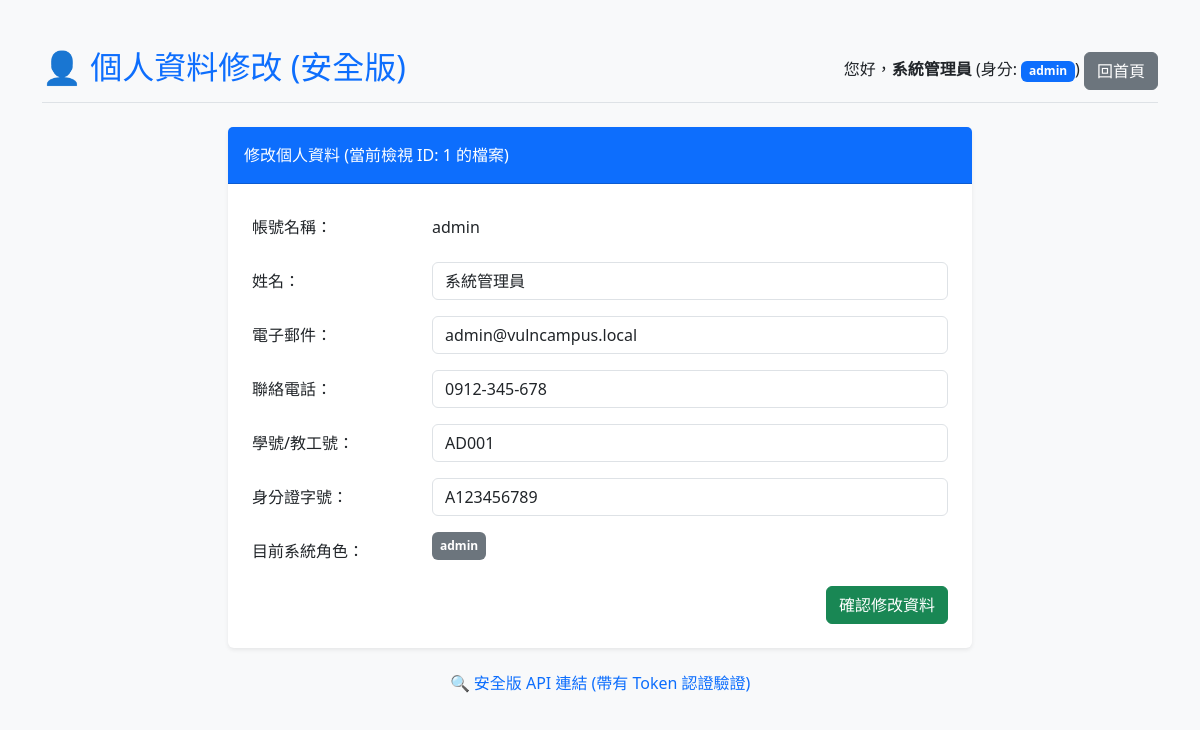
The page /app-fixed/public/profile.php (signed in) on the database its author committed.
### tables this page shows
CREATE TABLE IF NOT EXISTS users (
    id INT AUTO_INCREMENT PRIMARY KEY,
    username VARCHAR(50) NOT NULL UNIQUE,
    password_hash VARCHAR(255) NOT NULL,  
    role VARCHAR(20) NOT NULL DEFAULT 'student',
    name VARCHAR(100) NOT NULL,
    email VARCHAR(100) NOT NULL,
    phone VARCHAR(20) NULL,
    student_no VARCHAR(20) NULL,
    national_id_fake VARCHAR(20) NULL,  
    created_at TIMESTAMP DEFAULT CURRENT_TIMESTAMP,
    failed_login_count INT DEFAULT 0,
    locked_until TIMESTAMP NULL
);

### app-fixed/src/helpers.php (called while the page is built, shortened)
<?php
function h($string) {
    return htmlspecialchars($string ?? '', ENT_QUOTES, 'UTF-8');
}

### app-fixed/public/profile.php (the view, shortened to what this page needs)
<?php
require_once __DIR__ . '/../src/db.php';
require_once __DIR__ . '/../src/helpers.php';
$id = isset($_GET['id']) ? intval($_GET['id']) : $_SESSION['user']['id'];
try {
    $stmt = $pdo->prepare("SELECT * FROM users WHERE id = :id");
    $stmt->execute(['id' => $id]);
    $profile = $stmt->fetch();
} catch (PDOException $e) {
    error_log("Select profile error: " . $e->getMessage());
    $error = '系統發生異常，請稍後再試。';
}
?>
<!DOCTYPE html>
<html lang="zh-TW">
<head>
    <link rel="stylesheet" href="https://cdn.jsdelivr.net/npm/bootstrap@5.3.3/dist/css/bootstrap.min.css">
</head>
<body class="bg-light">
<div class="container my-5">
    <div class="d-flex justify-content-between align-items-center mb-4 border-bottom pb-2">
        <h2 class="text-primary">👤 個人資料修改 (安全版)</h2>
        <div>
            <span class="mr-3">您好，<strong><?= h($_SESSION['user']['name']) ?></strong> (身分: <span class="badge bg-primary"><?= h($_SESSION['user']['role']) ?></span>)</span>
            <a href="/index.php" class="btn btn-secondary">回首頁</a>
        </div>
    </div>
    <?php if (!empty($profile)): ?>
        <div class="card col-md-8 mx-auto shadow-sm border-0">
            <div class="card-header bg-primary text-white font-weight-bold py-3">
                修改個人資料 (當前檢視 ID: <?= h($profile['id']) ?> 的檔案)
            </div>
            <div class="card-body p-4">
                <form method="POST">
                    <div class="form-group row mb-3">
                        <label class="col-sm-3 col-form-label font-weight-bold">帳號名稱：</label>
                        <div class="col-sm-9">
                            <input type="text" class="form-control-plaintext" readonly value="<?= h($profile['username']) ?>">
                        </div>
                    </div>
                    <div class="form-group row mb-3">
                        <label for="name" class="col-sm-3 col-form-label font-weight-bold">姓名：</label>
                        <div class="col-sm-9">
                            <input type="text" name="name" id="name" class="form-control" value="<?= h($profile['name']) ?>" required>
                        </div>
                    </div>
                    <div class="form-group row mb-3">
                        <label for="email" class="col-sm-3 col-form-label font-weight-bold">電子郵件：</label>
                        <div class="col-sm-9">
                            <input type="email" name="email" id="email" class="form-control" value="<?= h($profile['email']) ?>" required>
                        </div>
                    </div>
                    <div class="form-group row mb-3">
                        <label for="phone" class="col-sm-3 col-form-label font-weight-bold">聯絡電話：</label>
                        <div class="col-sm-9">
                            <input type="text" name="phone" id="phone" class="form-control" value="<?= h($profile['phone']) ?>">
                        </div>
                    </div>
                    <div class="form-group row mb-3">
                        <label for="student_no" class="col-sm-3 col-form-label font-weight-bold">學號/教工號：</label>
                        <div class="col-sm-9">
                            <input type="text" name="student_no" id="student_no" class="form-control" value="<?= h($profile['student_no']) ?>">
                        </div>
                    </div>
                    <div class="form-group row mb-3">
                        <label for="national_id_fake" class="col-sm-3 col-form-label font-weight-bold">身分證字號：</label>
                        <div class="col-sm-9">
                            <input type="text" name="national_id_fake" id="national_id_fake" class="form-control" value="<?= h($profile['national_id_fake']) ?>">
                        </div>
                    </div>
                    <div class="form-group row mb-3">
                        <label class="col-sm-3 col-form-label font-weight-bold">目前系統角色：</label>
                        <div class="col-sm-9">
                            <span class="badge bg-secondary p-2"><?= h($profile['role']) ?></span>
                        </div>
                    </div>
                    <div class="text-end">
                        <button type="submit" class="btn btn-success font-weight-bold">確認修改資料</button>
                    </div>
                </form>
            </div>
        </div>
        <div class="text-center mt-3">
            <a href="/api/profile.php?id=<?= h($profile['id']) ?>&token=student01-api-token-fixed-abcde" target="_blank" class="btn btn-link text-decoration-none">🔍 安全版 API 連結 (帶有 Token 認證驗證)</a>
        </div>
    <?php endif; ?>
</div>
</body>
</html>

### rows shown on the page
users: id "1", username "admin", name "系統管理員", email "admin@vulncampus.local", phone "0912-345-678", student_no "AD001", national_id_fake "A123456789", role "admin"

### other values the page prints
$_SESSION['user']['name'] "系統管理員"
$_SESSION['user']['role'] "admin"
